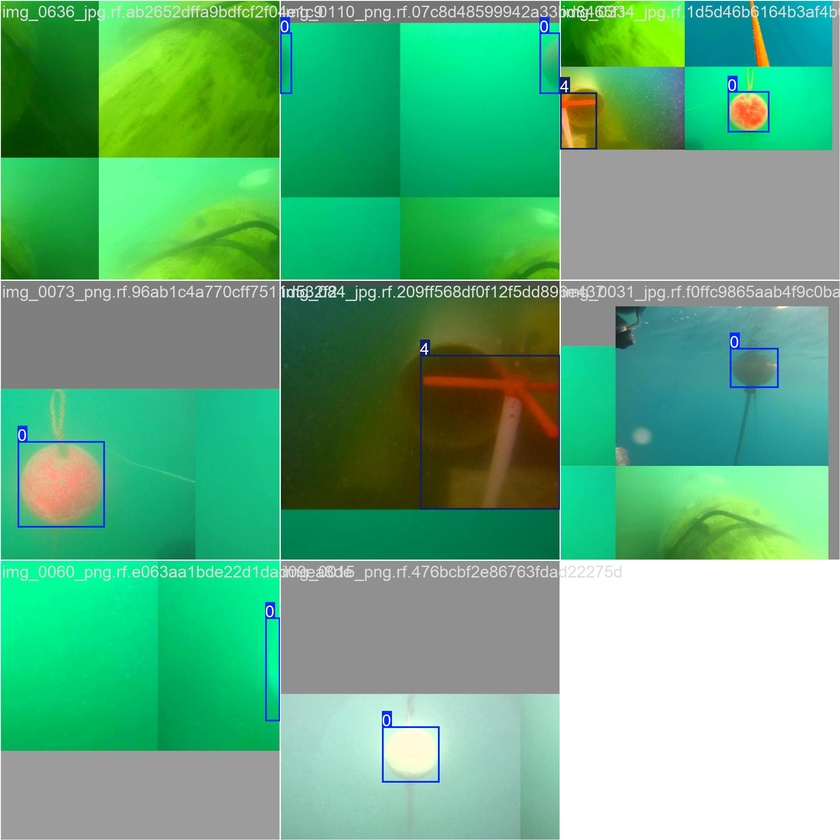
#> input picture data_normalization/train_batch0.jpg, 840 x 840 px, shrunk from 1920 x 1920 before the run; its folder holds only this picture in this run
$ python -i contrast_enhancement.py   (imports and definitions only)
#> lines starting #> are read from the running program, lines starting #| are printed output that depends on the picture
#> further down, picture is the input picture: shape (840, 840, 3); mean B, G, R 129, 174.8, 99.1
import cv2
import os
import numpy as np

def histogram_equalization(image):
    yuv_image = cv2.cvtColor(image, cv2.COLOR_BGR2YUV)
#> yuv_image: shape (840, 840, 3); mean of channels 0, 1, 2 146.9, 119.2, 86.4
    yuv_image[:, :, 0] = cv2.equalizeHist(yuv_image[:, :, 0])
#> yuv_image: shape (840, 840, 3); mean of channels 0, 1, 2 130.4, 119.2, 86.4
    return cv2.cvtColor(yuv_image, cv2.COLOR_YUV2BGR)
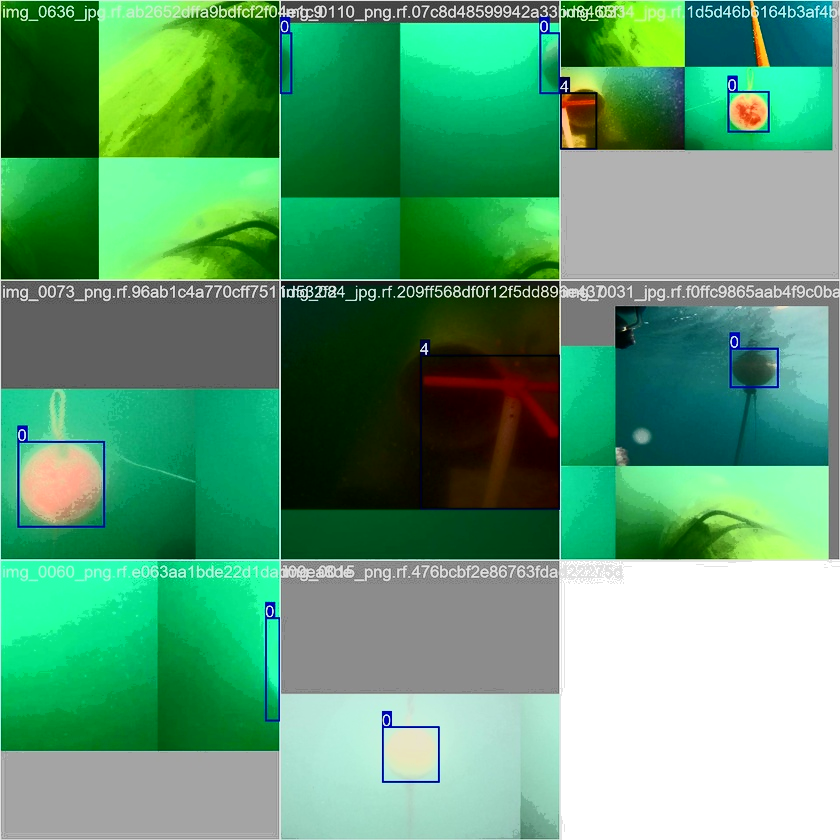
#> returned value: shape (840, 840, 3); mean B, G, R 116.9, 157.6, 91.7

def clahe_contrast_enhancement(image):
    yuv_image = cv2.cvtColor(image, cv2.COLOR_BGR2YUV)
    clahe = cv2.createCLAHE(clipLimit=3.0, tileGridSize=(8, 8))
    yuv_image[:, :, 0] = clahe.apply(yuv_image[:, :, 0])
    return cv2.cvtColor(yuv_image, cv2.COLOR_YUV2BGR)

def gamma_correction(image, gamma=1.2):
    normalized = image / 255.0
    corrected = np.power(normalized, gamma)
    return np.uint8(corrected * 255)


input_dir = 'path'
output_dir = 'path'


# [26 lines not run here, left out]

>>> import cv2
>>> picture = cv2.imread('data_normalization/train_batch0.jpg')
>>> result = histogram_equalization(picture)

$ run again, on data_normalization/train_batch1.jpg
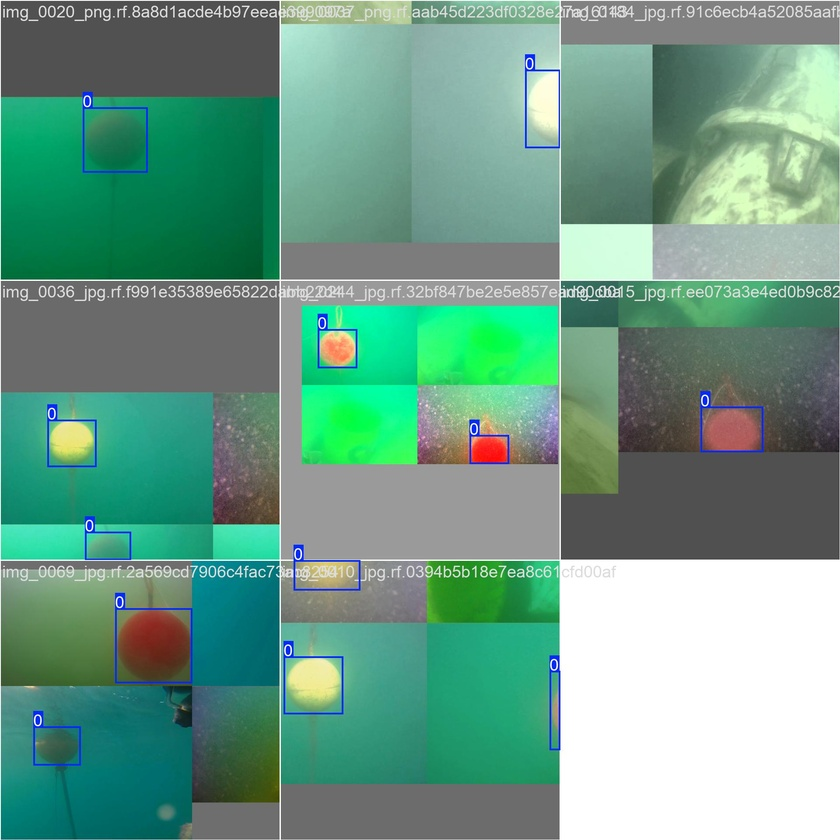
#> input picture data_normalization/train_batch1.jpg, 840 x 840 px, shrunk from 1920 x 1920 before the run
#> picture is the input picture: shape (840, 840, 3); mean B, G, R 136.2, 156.1, 108.3
#> in histogram_equalization, `return cv2.cvtColor(yuv_image, cv2.COLOR_YUV2BGR)`:
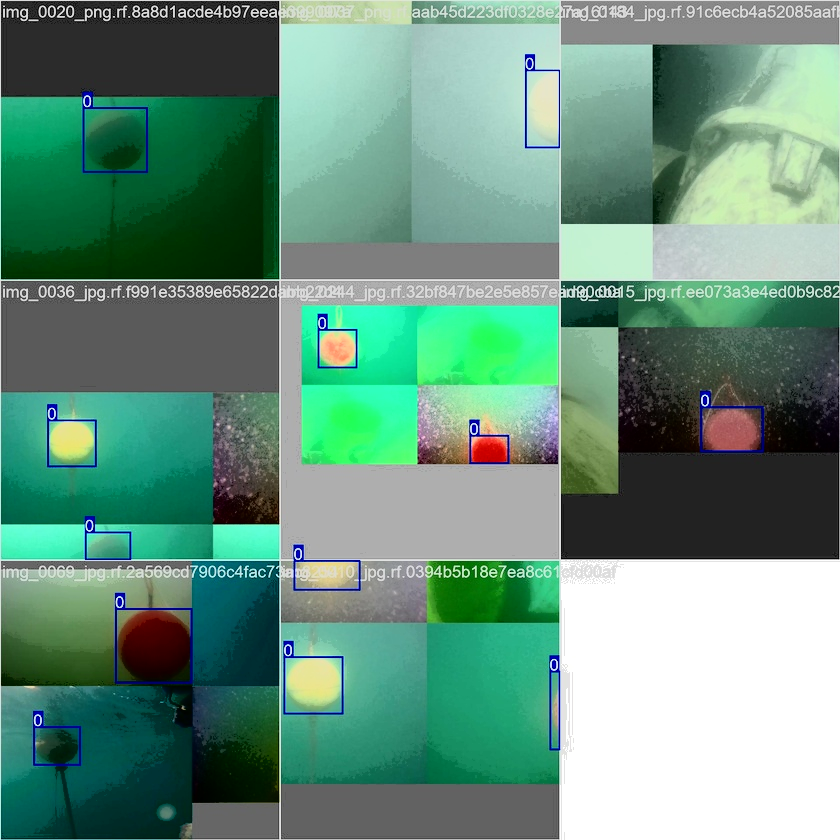
#> returned value: shape (840, 840, 3); mean B, G, R 127.5, 146.4, 104.4

$ run again, on data_normalization/train_batch1910.jpg
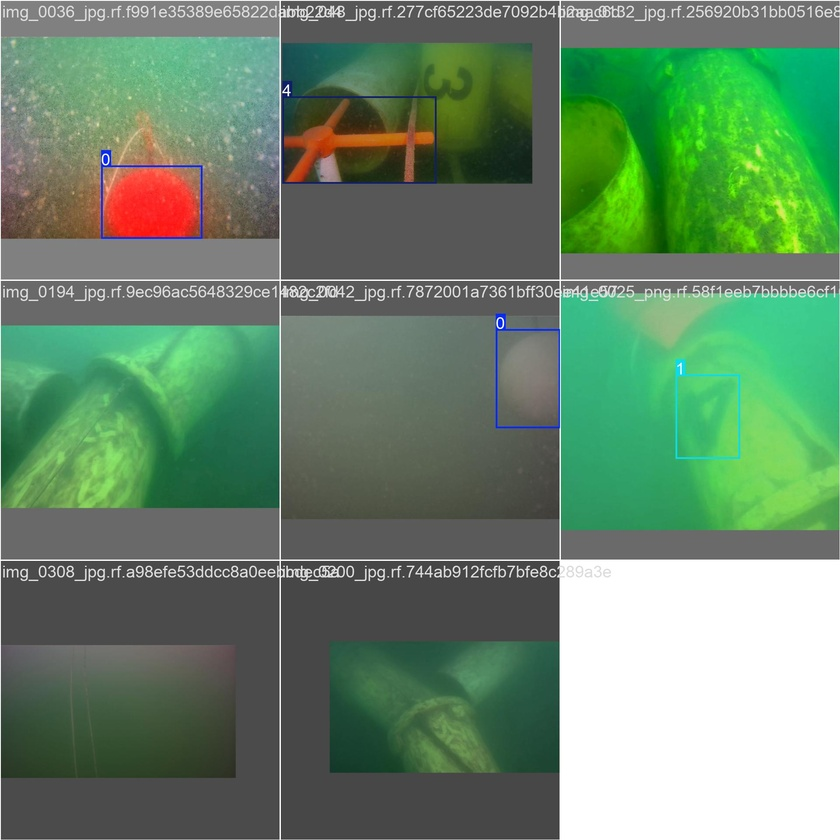
#> input picture data_normalization/train_batch1910.jpg, 840 x 840 px, shrunk from 1920 x 1920 before the run
#> picture is the input picture: shape (840, 840, 3); mean B, G, R 107.7, 136.1, 104.9
#> in histogram_equalization, `return cv2.cvtColor(yuv_image, cv2.COLOR_YUV2BGR)`:
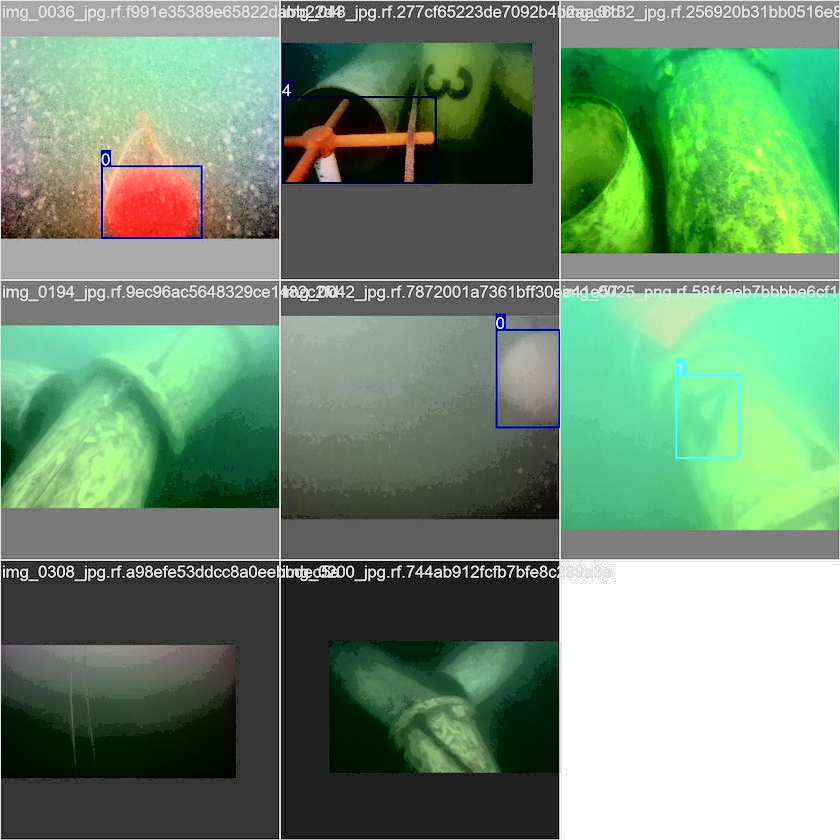
#> returned value: shape (840, 840, 3); mean B, G, R 116, 143.3, 113

$ run again, on data_normalization/train_batch1911.jpg
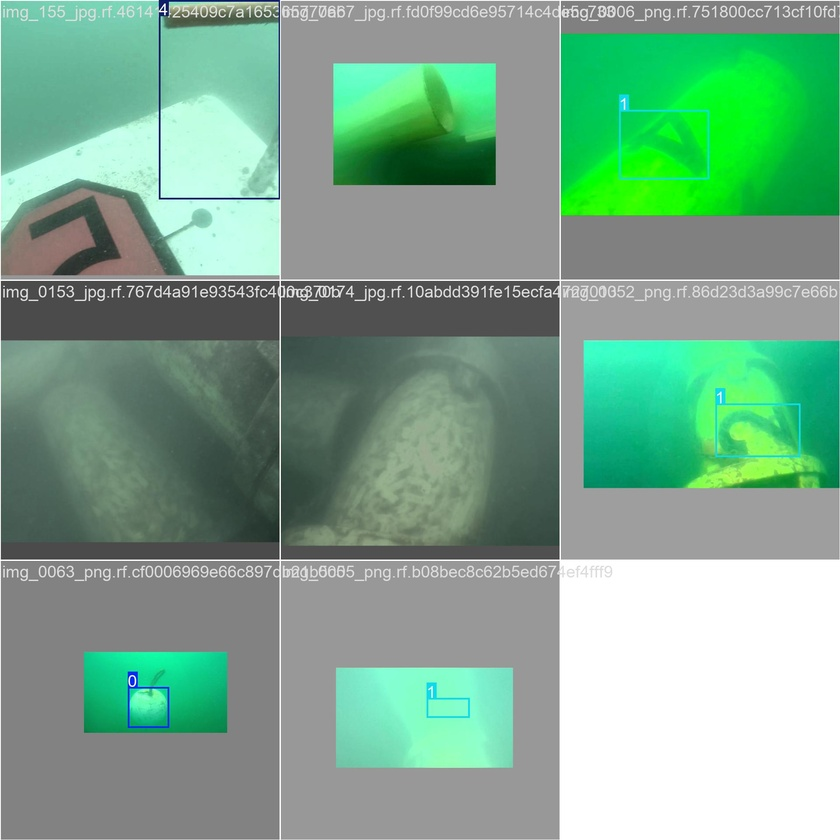
#> input picture data_normalization/train_batch1911.jpg, 840 x 840 px, shrunk from 1920 x 1920 before the run
#> picture is the input picture: shape (840, 840, 3); mean B, G, R 142.9, 167.8, 125.3
#> in histogram_equalization, `return cv2.cvtColor(yuv_image, cv2.COLOR_YUV2BGR)`:
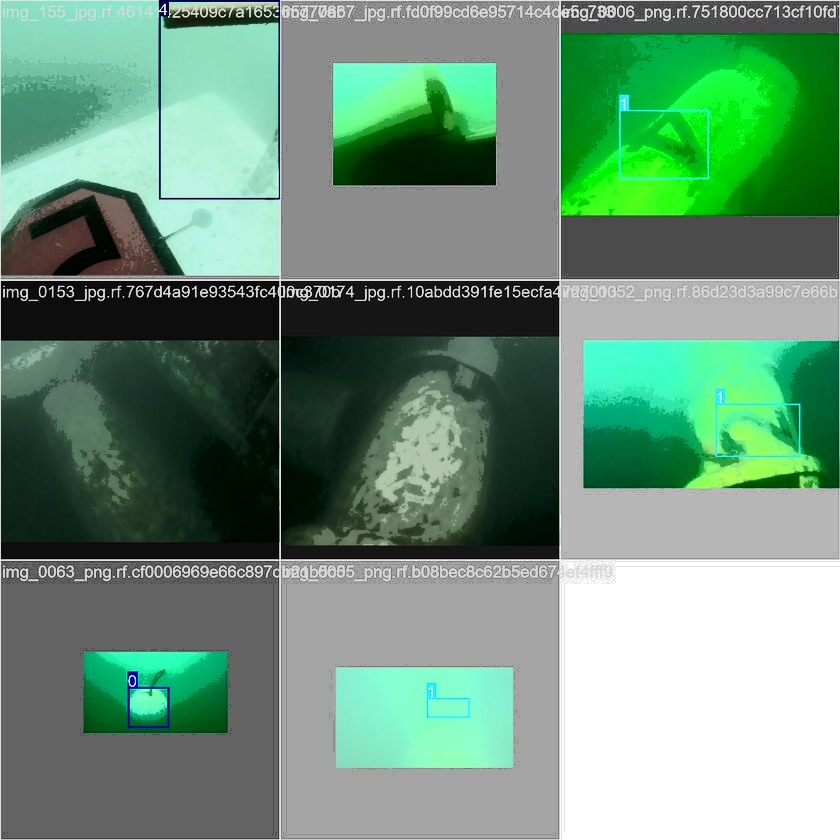
#> returned value: shape (840, 840, 3); mean B, G, R 123.5, 147.3, 109.7
